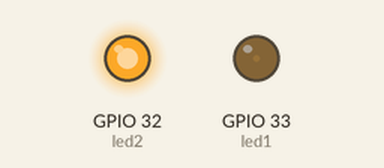
This program was run on a simulated ESP32 board running MicroPython. Parts: output pins drawn as LEDs (lit = HIGH).

Above: at 0.05 s.
At 1.25 s:
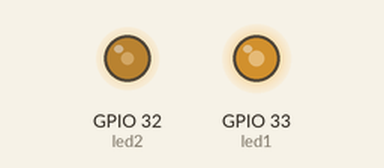
At 1.85 s:
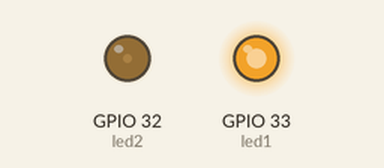
At 3.7 s:
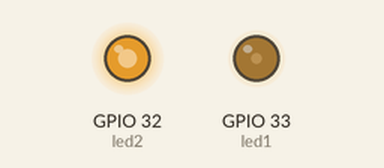
Timing chart, 0 to 5.4 s (numbered marks = the images above):
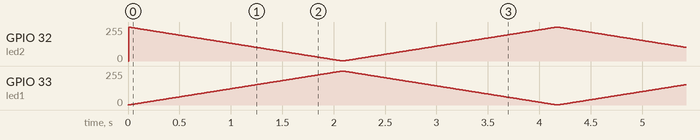

The program:

breathing.py
```python
from machine import Pin, PWM
import time

led1 = PWM(Pin(33), freq=20000, duty=0)
led2 = PWM(Pin(32), freq=20000, duty=1023)

def breath_once():
    for i in range(1023):
        led1.duty(i)
        led2.duty(1023-i)
        time.sleep(0.002)
    for i in range(1023):
        led1.duty(1023-i)
        led2.duty(i)
        time.sleep(0.002)

def main():
    while(True):
        breath_once()

if __name__ == "__main__":
    main()

main()

 
```
